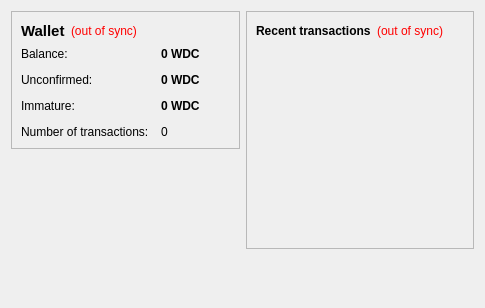
<?xml version="1.0" encoding="UTF-8"?>
<ui version="4.0">
 <class>OverviewPage</class>
 <widget class="QWidget" name="OverviewPage">
  <property name="geometry">
   <rect>
    <x>0</x>
    <y>0</y>
    <width>485</width>
    <height>308</height>
   </rect>
  </property>
  <property name="windowTitle">
   <string>Form</string>
  </property>
  <layout class="QHBoxLayout" name="horizontalLayout" stretch="1,1">
   <item>
    <layout class="QVBoxLayout" name="verticalLayout_2">
     <item>
      <widget class="QFrame" name="frame">
       <property name="frameShape">
        <enum>QFrame::StyledPanel</enum>
       </property>
       <property name="frameShadow">
        <enum>QFrame::Raised</enum>
       </property>
       <layout class="QVBoxLayout" name="verticalLayout_4">
        <item>
         <layout class="QHBoxLayout" name="horizontalLayout_4">
          <item>
           <widget class="QLabel" name="label_5">
            <property name="font">
             <font>
              <pointsize>11</pointsize>
              <weight>75</weight>
              <bold>true</bold>
             </font>
            </property>
            <property name="text">
             <string>Wallet</string>
            </property>
           </widget>
          </item>
          <item>
           <widget class="QLabel" name="labelWalletStatus">
            <property name="toolTip">
             <string>The displayed information may be out of date. Your wallet automatically synchronizes with the 84 network after a connection is established, but this process has not completed yet.</string>
            </property>
            <property name="styleSheet">
             <string notr="true">QLabel { color: red; }</string>
            </property>
            <property name="text">
             <string notr="true">(out of sync)</string>
            </property>
            <property name="alignment">
             <set>Qt::AlignLeading|Qt::AlignLeft|Qt::AlignVCenter</set>
            </property>
           </widget>
          </item>
          <item>
           <spacer name="horizontalSpacer_2">
            <property name="orientation">
             <enum>Qt::Horizontal</enum>
            </property>
            <property name="sizeHint" stdset="0">
             <size>
              <width>40</width>
              <height>20</height>
             </size>
            </property>
           </spacer>
          </item>
         </layout>
        </item>
        <item>
         <layout class="QFormLayout" name="formLayout_2">
          <property name="fieldGrowthPolicy">
           <enum>QFormLayout::AllNonFixedFieldsGrow</enum>
          </property>
          <property name="horizontalSpacing">
           <number>12</number>
          </property>
          <property name="verticalSpacing">
           <number>12</number>
          </property>
          <item row="0" column="0">
           <widget class="QLabel" name="label">
            <property name="text">
             <string>Balance:</string>
            </property>
           </widget>
          </item>
          <item row="0" column="1">
           <widget class="QLabel" name="labelBalance">
            <property name="font">
             <font>
              <weight>75</weight>
              <bold>true</bold>
             </font>
            </property>
            <property name="cursor">
             <cursorShape>IBeamCursor</cursorShape>
            </property>
            <property name="toolTip">
             <string>Your current balance</string>
            </property>
            <property name="text">
             <string notr="true">0 WDC</string>
            </property>
            <property name="textInteractionFlags">
             <set>Qt::LinksAccessibleByMouse|Qt::TextSelectableByKeyboard|Qt::TextSelectableByMouse</set>
            </property>
           </widget>
          </item>
          <item row="1" column="0">
           <widget class="QLabel" name="label_3">
            <property name="text">
             <string>Unconfirmed:</string>
            </property>
           </widget>
          </item>
          <item row="1" column="1">
           <widget class="QLabel" name="labelUnconfirmed">
            <property name="font">
             <font>
              <weight>75</weight>
              <bold>true</bold>
             </font>
            </property>
            <property name="cursor">
             <cursorShape>IBeamCursor</cursorShape>
            </property>
            <property name="toolTip">
             <string>Total of transactions that have yet to be confirmed, and do not yet count toward the current balance</string>
            </property>
            <property name="text">
             <string notr="true">0 WDC</string>
            </property>
            <property name="textInteractionFlags">
             <set>Qt::LinksAccessibleByMouse|Qt::TextSelectableByKeyboard|Qt::TextSelectableByMouse</set>
            </property>
           </widget>
          </item>
          <item row="3" column="0">
           <widget class="QLabel" name="label_2">
            <property name="text">
             <string>Number of transactions:</string>
            </property>
           </widget>
          </item>
          <item row="3" column="1">
           <widget class="QLabel" name="labelNumTransactions">
            <property name="toolTip">
             <string>Total number of transactions in wallet</string>
            </property>
            <property name="text">
             <string notr="true">0</string>
            </property>
           </widget>
          </item>
          <item row="2" column="0">
           <widget class="QLabel" name="labelImmatureText">
            <property name="text">
             <string>Immature:</string>
            </property>
           </widget>
          </item>
          <item row="2" column="1">
           <widget class="QLabel" name="labelImmature">
            <property name="font">
             <font>
              <weight>75</weight>
              <bold>true</bold>
             </font>
            </property>
            <property name="toolTip">
             <string>Mined balance that has not yet matured</string>
            </property>
            <property name="text">
             <string notr="true">0 WDC</string>
            </property>
            <property name="textInteractionFlags">
             <set>Qt::LinksAccessibleByMouse|Qt::TextSelectableByKeyboard|Qt::TextSelectableByMouse</set>
            </property>
           </widget>
          </item>
         </layout>
        </item>
       </layout>
      </widget>
     </item>
     <item>
      <spacer name="verticalSpacer">
       <property name="orientation">
        <enum>Qt::Vertical</enum>
       </property>
       <property name="sizeHint" stdset="0">
        <size>
         <width>20</width>
         <height>40</height>
        </size>
       </property>
      </spacer>
     </item>
    </layout>
   </item>
   <item>
    <layout class="QVBoxLayout" name="verticalLayout_3">
     <item>
      <widget class="QFrame" name="frame_2">
       <property name="frameShape">
        <enum>QFrame::StyledPanel</enum>
       </property>
       <property name="frameShadow">
        <enum>QFrame::Raised</enum>
       </property>
       <layout class="QVBoxLayout" name="verticalLayout">
        <item>
         <layout class="QHBoxLayout" name="horizontalLayout_2">
          <item>
           <widget class="QLabel" name="label_4">
            <property name="text">
             <string>&lt;b&gt;Recent transactions&lt;/b&gt;</string>
            </property>
           </widget>
          </item>
          <item>
           <widget class="QLabel" name="labelTransactionsStatus">
            <property name="toolTip">
             <string>The displayed information may be out of date. Your wallet automatically synchronizes with the 84 network after a connection is established, but this process has not completed yet.</string>
            </property>
            <property name="styleSheet">
             <string notr="true">QLabel { color: red; }</string>
            </property>
            <property name="text">
             <string notr="true">(out of sync)</string>
            </property>
            <property name="alignment">
             <set>Qt::AlignRight|Qt::AlignTrailing|Qt::AlignVCenter</set>
            </property>
           </widget>
          </item>
          <item>
           <spacer name="horizontalSpacer">
            <property name="orientation">
             <enum>Qt::Horizontal</enum>
            </property>
            <property name="sizeHint" stdset="0">
             <size>
              <width>40</width>
              <height>20</height>
             </size>
            </property>
           </spacer>
          </item>
         </layout>
        </item>
        <item>
         <widget class="QListView" name="listTransactions">
          <property name="styleSheet">
           <string notr="true">QListView { background: transparent; }</string>
          </property>
          <property name="frameShape">
           <enum>QFrame::NoFrame</enum>
          </property>
          <property name="verticalScrollBarPolicy">
           <enum>Qt::ScrollBarAlwaysOff</enum>
          </property>
          <property name="horizontalScrollBarPolicy">
           <enum>Qt::ScrollBarAlwaysOff</enum>
          </property>
          <property name="selectionMode">
           <enum>QAbstractItemView::NoSelection</enum>
          </property>
         </widget>
        </item>
       </layout>
      </widget>
     </item>
     <item>
      <spacer name="verticalSpacer_2">
       <property name="orientation">
        <enum>Qt::Vertical</enum>
       </property>
       <property name="sizeHint" stdset="0">
        <size>
         <width>20</width>
         <height>40</height>
        </size>
       </property>
      </spacer>
     </item>
    </layout>
   </item>
  </layout>
 </widget>
 <resources/>
 <connections/>
</ui>
